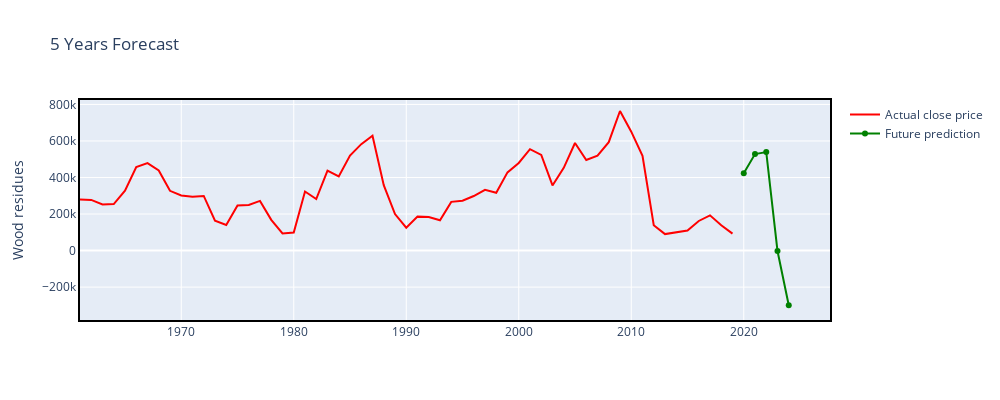
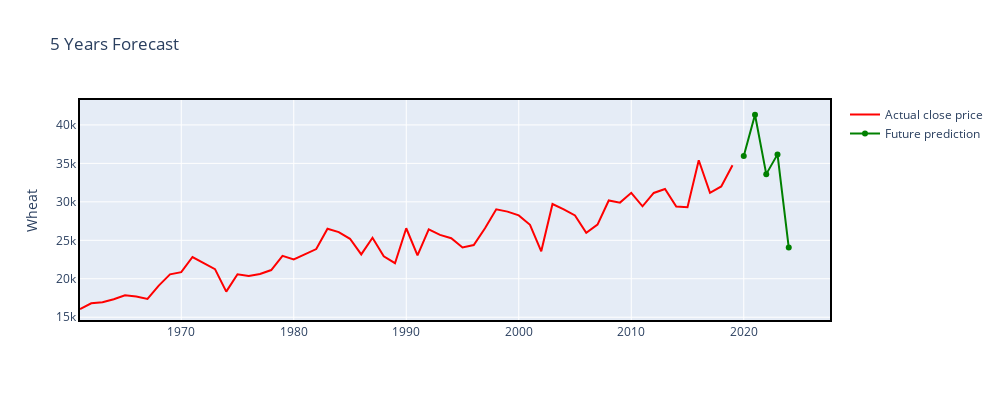
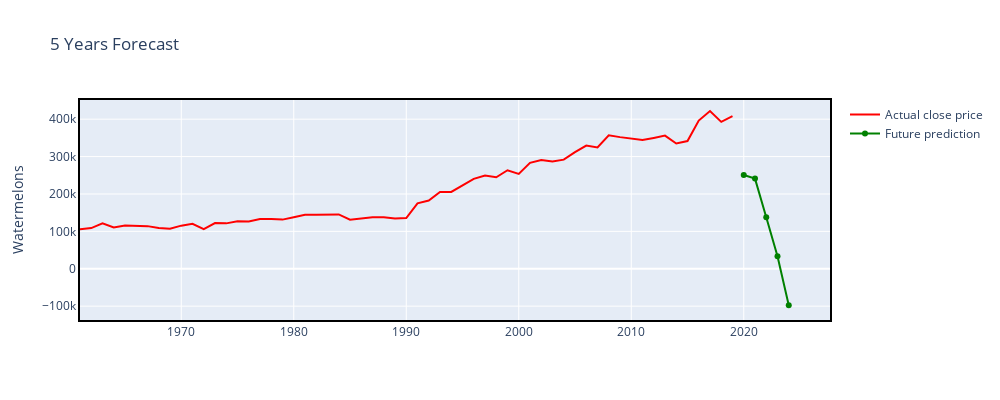
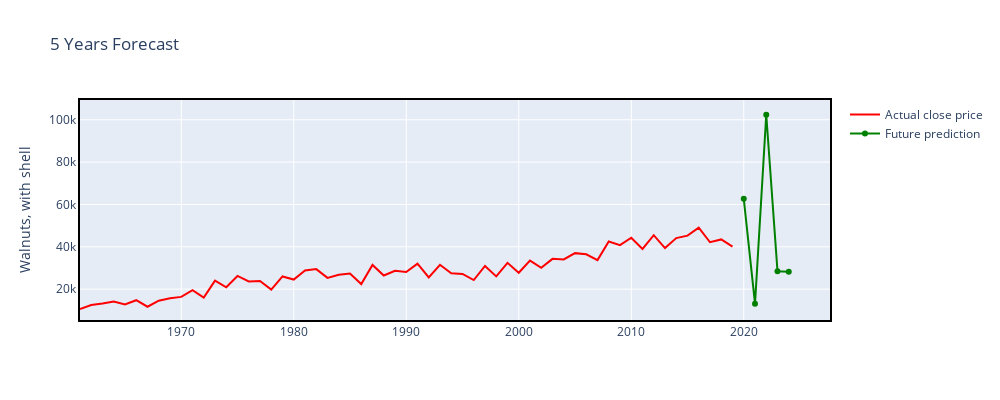

Notebook cell for these charts, in order:
### Code cell
import warnings
warnings.filterwarnings('ignore')
warnings.warn('DelftStack')
warnings.warn('Do not show this message')

display(pre_process_df.head(5))
df_item, df_emi, emission_list = pre_processing()
forecasting(df_item, df_emi, emission_list)

### Figure 1 — Plotly figure (JSON) as saved in the notebook; plotly's stock layout.template omitted (floating-point values rounded to 4 significant figures)
{"data": [{"marker": {"color": "red"}, "name": "Actual close price", "type": "scatter", "x": [1961, 1962, 1963, 1964, 1965, 1966, 1967, 1968, 1969, 1970, 1971, 1972, 1973, 1974, 1975, 1976, 1977, 1978, 1979, 1980, 1981, 1982, 1983, 1984, 1985, 1986, 1987, 1988, 1989, 1990, 1991, 1992, 1993, 1994, 1995, 1996, 1997, 1998, 1999, 2000, 2001, 2002, 2003, 2004, 2005, 2006, 2007, 2008, 2009, 2010, 2011, 2012, 2013, 2014, 2015, 2016, 2017, 2018, 2019], "y": [279800, 277300, 252100, 254300, 327600, 457100, 478800, 438600, 327000, 302000, 294000, 299000, 164000, 140000, 246700, 250000, 271700, 168000, 93800, 99200, 323400, 282000, 437900, 405700, 520200, 582400, 628600, 358300, 200000, 125000, 185800, 184000.0, 166000, 266500, 273000, 298600.0, 332712, 316331, 427900.0, 479750, 555000, 523500, 356626, 452715, 588900.0, 495660, 519800.0, 593400.0, 763952, 650900.0, 518312, 138975, 90180.0, 99750.0, 110000, 161944, 192600.0, 138900.0, 92500]}, {"marker": {"color": "green"}, "name": "Future prediction", "type": "scatter", "x": [2020, 2021, 2022, 2023, 2024], "y": [423800.0, 528400.0, 539200.0, -2235.0, -299300.0]}], "layout": {"autosize": false, "height": 400, "hoverdistance": 100, "hovermode": "x", "title": {"text": "5 Years Forecast"}, "width": 1000, "xaxis": {"linecolor": "black", "linewidth": 2, "mirror": true, "showline": true, "showspikes": true}, "yaxis": {"linecolor": "black", "linewidth": 2, "mirror": true, "showline": true, "showspikes": true, "title": {"text": "Wood residues"}}}}

### Figure 2 — Plotly figure (JSON) as saved in the notebook; plotly's stock layout.template omitted (floating-point values rounded to 4 significant figures)
{"data": [{"marker": {"color": "red"}, "name": "Actual close price", "type": "scatter", "x": [1961, 1962, 1963, 1964, 1965, 1966, 1967, 1968, 1969, 1970, 1971, 1972, 1973, 1974, 1975, 1976, 1977, 1978, 1979, 1980, 1981, 1982, 1983, 1984, 1985, 1986, 1987, 1988, 1989, 1990, 1991, 1992, 1993, 1994, 1995, 1996, 1997, 1998, 1999, 2000, 2001, 2002, 2003, 2004, 2005, 2006, 2007, 2008, 2009, 2010, 2011, 2012, 2013, 2014, 2015, 2016, 2017, 2018, 2019], "y": [16070, 16809, 16949, 17344, 17853, 17688, 17375, 19116, 20580, 20865, 22829, 21983, 21248, 18333, 20582, 20375, 20629, 21136, 22980, 22513, 23229, 23859, 26509, 26073, 25197, 23167, 25330, 22913, 22024, 26567, 23038, 26433, 25699, 25270, 24065, 24389, 26574, 29034, 28726, 28238, 27018, 23567, 29712, 29026, 28231, 25986, 27046, 30175, 29897, 31167, 29422, 31154, 31673, 29378, 29299, 35408, 31175, 32005, 34748]}, {"marker": {"color": "green"}, "name": "Future prediction", "type": "scatter", "x": [2020, 2021, 2022, 2023, 2024], "y": [35950.0, 41320.0, 33600.0, 36170.0, 24050.0]}], "layout": {"autosize": false, "height": 400, "hoverdistance": 100, "hovermode": "x", "title": {"text": "5 Years Forecast"}, "width": 1000, "xaxis": {"linecolor": "black", "linewidth": 2, "mirror": true, "showline": true, "showspikes": true}, "yaxis": {"linecolor": "black", "linewidth": 2, "mirror": true, "showline": true, "showspikes": true, "title": {"text": "Wheat"}}}}

### Figure 3 — Plotly figure (JSON) as saved in the notebook; plotly's stock layout.template omitted (floating-point values rounded to 4 significant figures)
{"data": [{"marker": {"color": "red"}, "name": "Actual close price", "type": "scatter", "x": [1961, 1962, 1963, 1964, 1965, 1966, 1967, 1968, 1969, 1970, 1971, 1972, 1973, 1974, 1975, 1976, 1977, 1978, 1979, 1980, 1981, 1982, 1983, 1984, 1985, 1986, 1987, 1988, 1989, 1990, 1991, 1992, 1993, 1994, 1995, 1996, 1997, 1998, 1999, 2000, 2001, 2002, 2003, 2004, 2005, 2006, 2007, 2008, 2009, 2010, 2011, 2012, 2013, 2014, 2015, 2016, 2017, 2018, 2019], "y": [105983, 108828, 121760, 110228, 115887, 115632, 113989, 109038, 106778, 115256, 120320, 105887, 122017, 121382, 127162, 126585, 133178, 133350, 131442, 138000, 144120, 144214, 144634, 145200, 131325, 133735, 137805, 137805, 134146, 135605, 174926, 182549, 205108, 205550, 222647, 240327, 249587, 244639, 263466, 253639, 283305, 290917, 286557, 291756, 311669, 329544, 324480, 357115, 352006, 348316, 344409, 349949, 356144, 334838, 341403, 396338, 421882, 392851, 407921]}, {"marker": {"color": "green"}, "name": "Future prediction", "type": "scatter", "x": [2020, 2021, 2022, 2023, 2024], "y": [250600.0, 241100.0, 137600.0, 33410.0, -97590.0]}], "layout": {"autosize": false, "height": 400, "hoverdistance": 100, "hovermode": "x", "title": {"text": "5 Years Forecast"}, "width": 1000, "xaxis": {"linecolor": "black", "linewidth": 2, "mirror": true, "showline": true, "showspikes": true}, "yaxis": {"linecolor": "black", "linewidth": 2, "mirror": true, "showline": true, "showspikes": true, "title": {"text": "Watermelons"}}}}

### Figure 4 — Plotly figure (JSON) as saved in the notebook; plotly's stock layout.template omitted (floating-point values rounded to 4 significant figures)
{"data": [{"marker": {"color": "red"}, "name": "Actual close price", "type": "scatter", "x": [1961, 1962, 1963, 1964, 1965, 1966, 1967, 1968, 1969, 1970, 1971, 1972, 1973, 1974, 1975, 1976, 1977, 1978, 1979, 1980, 1981, 1982, 1983, 1984, 1985, 1986, 1987, 1988, 1989, 1990, 1991, 1992, 1993, 1994, 1995, 1996, 1997, 1998, 1999, 2000, 2001, 2002, 2003, 2004, 2005, 2006, 2007, 2008, 2009, 2010, 2011, 2012, 2013, 2014, 2015, 2016, 2017, 2018, 2019], "y": [10633, 12543, 13221, 14120, 12811, 14781, 11698, 14559, 15726, 16359, 19551, 16054, 24040, 20909, 26233, 23625, 23867, 19772, 26019, 24549, 28806, 29471, 25348, 26822, 27430, 22419, 31452, 26469, 28672, 28109, 32082, 25567, 31508, 27518, 27183, 24286, 30936, 26024, 32444, 27762, 33515, 30103, 34309, 34044, 37014, 36493, 33728, 42494, 40818, 44307, 38997, 45484, 39390, 44138, 45282, 49031, 42158, 43489, 40105]}, {"marker": {"color": "green"}, "name": "Future prediction", "type": "scatter", "x": [2020, 2021, 2022, 2023, 2024], "y": [62730.0, 13130.0, 102400.0, 28420.0, 28250.0]}], "layout": {"autosize": false, "height": 400, "hoverdistance": 100, "hovermode": "x", "title": {"text": "5 Years Forecast"}, "width": 1000, "xaxis": {"linecolor": "black", "linewidth": 2, "mirror": true, "showline": true, "showspikes": true}, "yaxis": {"linecolor": "black", "linewidth": 2, "mirror": true, "showline": true, "showspikes": true, "title": {"text": "Walnuts, with shell"}}}}
